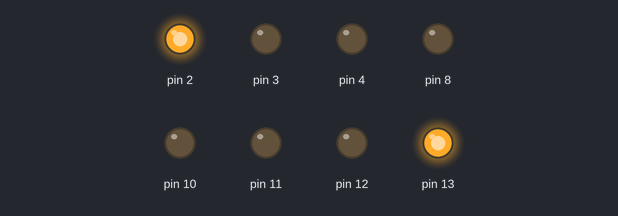
Bench run of a sketch on a simulated Arduino Uno, built with avr-gcc and run on an emulated ATmega328P. On the bench: output pins drawn as LEDs (lit = HIGH).

Above: at 0.1 s.
At 4.6 s:
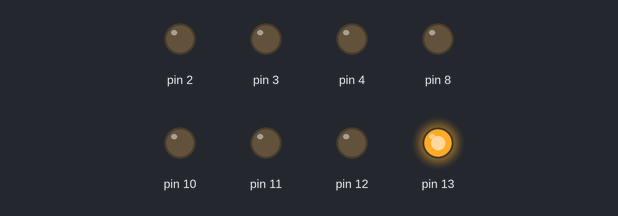
At 10.1 s:
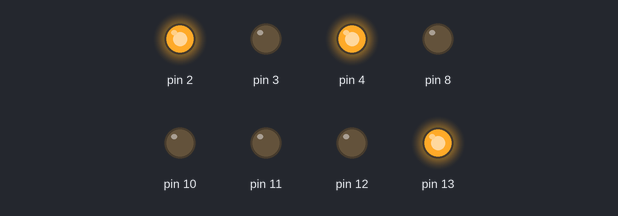
Timing chart, 0 to 11.6 s (numbered marks = the images above):
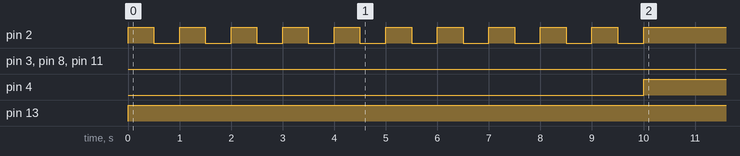

The sketch:

StreetLight.ino
```cpp
void setup()
{
  pinMode(4, OUTPUT);
  pinMode(8, OUTPUT);
  pinMode(3, OUTPUT);
  pinMode(2, OUTPUT);
  pinMode(13, OUTPUT);
  pinMode(12, OUTPUT);
  pinMode(11, OUTPUT);
  pinMode(10, OUTPUT);
}

void loop()
{
  int t = 1000;
  //int n = 1;
  int time = 0;

   for(time = 0 ; 0 <= time <= 10000 ; )
    {
      digitalWrite(13, HIGH);
      digitalWrite(2, HIGH);
      delay(500);
      digitalWrite(2, LOW);
      delay(500);
      time = time + 1000;

      if(time >= 10000)
      {
      	break;
      }
    }

  for(time = 10000  ; 0 <= time < 30000 ; delay(t))
  {
    digitalWrite(4, HIGH);
    digitalWrite(2, HIGH);
    time = time + 1000;

    if(time > 30000)
     {
       break;
     }
  }

  delay(80000);
  time = 0;

  	for(time = 0 ; 0 <= time <= 10000 ; )
    {
      digitalWrite(4, LOW);
      delay(500);
      digitalWrite(4, HIGH);
      delay(500);
      time = time + 1000;

     if(time >= 10000)
     {
       break;
     }

    }


  digitalWrite(2, LOW);
  digitalWrite(4, LOW);

  digitalWrite(3, HIGH);
  delay(5000); // Wait for 5000 millisecond(s)

  digitalWrite(3, LOW);
  digitalWrite(8, HIGH);
  delay(1000);

  digitalWrite(13, LOW);

  //Reset time variable
  time = 0;

   for(time = 0 ; 0 <= time <= 10000 ; )
    {
      digitalWrite(11, HIGH);
      delay(500);
      digitalWrite(11, LOW);
      delay(500);
      time = time + 1000;

      if(time >= 10000)
      {
      	break;
      }
    }

  for(time = 10000  ; 0 <= time < 30000 ; delay(t))
  {
    digitalWrite(10, HIGH);
    digitalWrite(11, HIGH);
    time = time + 1000;

    if(time > 30000)
     {
       break;
     }
  }

  delay(80000);
  time = 0;

  	for(time = 0 ; 0 <= time <= 10000 ; )
    {
      digitalWrite(10, LOW);
      delay(500);
      digitalWrite(10, HIGH);
      delay(500);
      time = time + 1000;

     if(time >= 10000)
     {
       break;
     }

    }

  digitalWrite(10, LOW);
  digitalWrite(11, LOW);

  digitalWrite(12, HIGH);
  delay(5000); // Wait for 5000 millisecond(s)

  digitalWrite(12, LOW);
  digitalWrite(13, HIGH);

  delay(1000);
  digitalWrite(8, LOW);
}
```

Measured:
- by itself, pin 2: alternates HIGH for 0.50 s and LOW for 0.50 s, 21 changes in all, then stays HIGH
- by itself, pin 4: LOW → HIGH at 10.0 s
- by itself, pin 13: LOW → HIGH at 0.00 s
